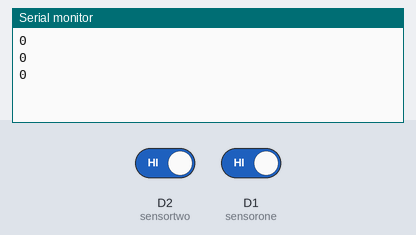
A sketch run on a simulated ESP8266 (NodeMCU). Parts: the last lines printed to the serial monitor. The test bench sets the inputs (shaded band); at power-on: D2 (sensortwo) HIGH, D1 (sensorone) HIGH. WiFi joins after 1.5 s; servers stay silent unless stated.

Above: at 3.0 s.
3.1 s: D2 (sensortwo) driven LOW
At 3.51 s:
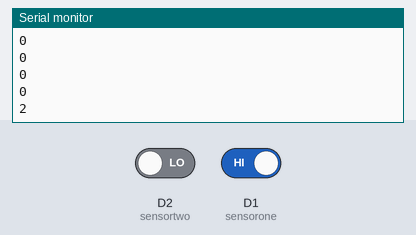
4.6 s: D1 (sensorone) driven LOW
At 5.31 s:
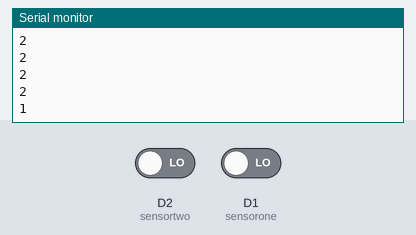
Timing chart, 0 to 7.6 s (numbered marks = the images above; inputs shaded):
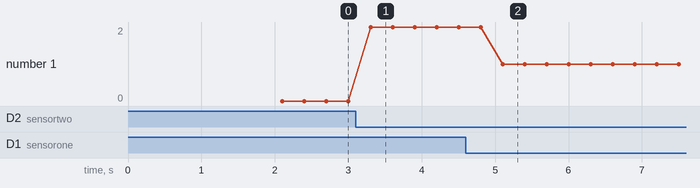

Measured:
- after the input at 3.1 s, the serial monitor: prints a new line after 0.20 s (image 1)
- after the input at 4.6 s, the serial monitor: prints a new line after 0.50 s (image 2)
- plotted number 1: 0 → 2 after the input at 3.1 s, 2 → 1 after the input at 4.6 s

The sketch:

room1Sensor.ino
```cpp
#include <ESP8266WiFi.h>
#include <FirebaseArduino.h>


unsigned long timeout;
int sensorone = D1;
int sensortwo = D2;
bool toggle = false;
bool toggle1 = false;
int sensorState =  0;
int count = 0;


#define FIREBASE_HOST "datacontro.firebaseio.com"
#define FIREBASE_AUTH "T4Sj1NzCmvsoClqegpG3VnaT9DLw2FzNKgqXZ0IR"
#define WIFI_SSID "iPhone"
#define WIFI_PASSWORD "keee@123"

void setup() {

  pinMode(sensorone, INPUT);
  pinMode(sensortwo, INPUT);
  Serial.begin(115200);
  WiFi.mode(WIFI_STA);
  WiFi.begin (WIFI_SSID, WIFI_PASSWORD);
  while (WiFi.status() != WL_CONNECTED) {
    delay(500);
  }//loop while
  Firebase.begin(FIREBASE_HOST, FIREBASE_AUTH);
  Firebase.set("room1/UserinRoom",0);
  Firebase.set("room1/toggle1", true);
}
void loop() {
    Firebase.set("room1/UserinRoom", count);
    Firebase.set("room1/toggle1", toggle1);

  if (digitalRead(sensorone) == LOW && toggle == false) {
    sensorState = 1 ;
    timeout = millis();
    toggle = true;
  } else if (digitalRead(sensortwo) == LOW && toggle == false) {
    sensorState = 2 ;
    timeout = millis();
    toggle = true;
  }
  Serial.println(sensorState);
  if (sensorState == 1 && digitalRead(sensortwo) == LOW) {
    count++;
    toggle = false;
    toggle1 = false;
    sensorState = 0;
  } else if (sensorState == 2 && digitalRead(sensorone) == LOW) {
    count--;
    toggle = false;
    toggle1 = true;
    sensorState = 0;
  }
  if (millis() - timeout > 5000 && toggle == true) {
    toggle = false;
  }
}
```
